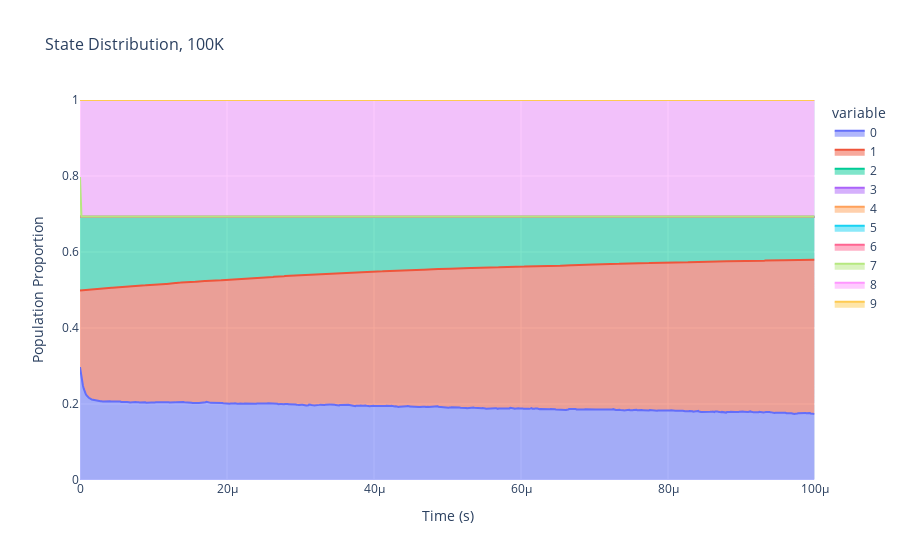

Here is the notebook cell this chart was saved with:
### Code cell
kmc_boltz.plot_top_n_states_stacked(
    n_show = -1,
    max_time=0.0001, 
    title="State Distribution, {}K".format(T_kelvin),
    xlabel="Time (s)",
    ylabel="Population Proportion", 
    save=True, 
    show=True,
    save_name="./plots/Pt4H2_stacked_{}_top{}.png".format(T_kelvin, -1)
)

### Figure 1 — Plotly figure (JSON) as saved in the notebook; plotly's stock layout.template omitted (floating-point values rounded to 4 significant figures; data arrays with more than 128 entries replaced by an {"elided": "..."} marker saying what was removed)
{"data": [{"fillpattern": {"shape": ""}, "hovertemplate": "variable=0<br>x=%{x}<br>value=%{y}<extra></extra>", "legendgroup": "0", "line": {"color": "#636efa"}, "marker": {"symbol": "circle"}, "mode": "lines", "name": "0", "orientation": "v", "showlegend": true, "stackgroup": "1", "type": "scatter", "x": {"elided": "1001 float values"}, "xaxis": "x", "y": {"elided": "1001 float values"}, "yaxis": "y"}, {"fillpattern": {"shape": ""}, "hovertemplate": "variable=1<br>x=%{x}<br>value=%{y}<extra></extra>", "legendgroup": "1", "line": {"color": "#EF553B"}, "marker": {"symbol": "circle"}, "mode": "lines", "name": "1", "orientation": "v", "showlegend": true, "stackgroup": "1", "type": "scatter", "x": {"elided": "1001 float values"}, "xaxis": "x", "y": {"elided": "1001 float values"}, "yaxis": "y"}, {"fillpattern": {"shape": ""}, "hovertemplate": "variable=2<br>x=%{x}<br>value=%{y}<extra></extra>", "legendgroup": "2", "line": {"color": "#00cc96"}, "marker": {"symbol": "circle"}, "mode": "lines", "name": "2", "orientation": "v", "showlegend": true, "stackgroup": "1", "type": "scatter", "x": {"elided": "1001 float values"}, "xaxis": "x", "y": {"elided": "1001 float values"}, "yaxis": "y"}, {"fillpattern": {"shape": ""}, "hovertemplate": "variable=3<br>x=%{x}<br>value=%{y}<extra></extra>", "legendgroup": "3", "line": {"color": "#ab63fa"}, "marker": {"symbol": "circle"}, "mode": "lines", "name": "3", "orientation": "v", "showlegend": true, "stackgroup": "1", "type": "scatter", "x": {"elided": "1001 float values"}, "xaxis": "x", "y": {"elided": "1001 int values"}, "yaxis": "y"}, {"fillpattern": {"shape": ""}, "hovertemplate": "variable=4<br>x=%{x}<br>value=%{y}<extra></extra>", "legendgroup": "4", "line": {"color": "#FFA15A"}, "marker": {"symbol": "circle"}, "mode": "lines", "name": "4", "orientation": "v", "showlegend": true, "stackgroup": "1", "type": "scatter", "x": {"elided": "1001 float values"}, "xaxis": "x", "y": {"elided": "1001 int values"}, "yaxis": "y"}, {"fillpattern": {"shape": ""}, "hovertemplate": "variable=5<br>x=%{x}<br>value=%{y}<extra></extra>", "legendgroup": "5", "line": {"color": "#19d3f3"}, "marker": {"symbol": "circle"}, "mode": "lines", "name": "5", "orientation": "v", "showlegend": true, "stackgroup": "1", "type": "scatter", "x": {"elided": "1001 float values"}, "xaxis": "x", "y": {"elided": "1001 float values"}, "yaxis": "y"}, {"fillpattern": {"shape": ""}, "hovertemplate": "variable=6<br>x=%{x}<br>value=%{y}<extra></extra>", "legendgroup": "6", "line": {"color": "#FF6692"}, "marker": {"symbol": "circle"}, "mode": "lines", "name": "6", "orientation": "v", "showlegend": true, "stackgroup": "1", "type": "scatter", "x": {"elided": "1001 float values"}, "xaxis": "x", "y": {"elided": "1001 int values"}, "yaxis": "y"}, {"fillpattern": {"shape": ""}, "hovertemplate": "variable=7<br>x=%{x}<br>value=%{y}<extra></extra>", "legendgroup": "7", "line": {"color": "#B6E880"}, "marker": {"symbol": "circle"}, "mode": "lines", "name": "7", "orientation": "v", "showlegend": true, "stackgroup": "1", "type": "scatter", "x": {"elided": "1001 float values"}, "xaxis": "x", "y": {"elided": "1001 float values"}, "yaxis": "y"}, {"fillpattern": {"shape": ""}, "hovertemplate": "variable=8<br>x=%{x}<br>value=%{y}<extra></extra>", "legendgroup": "8", "line": {"color": "#FF97FF"}, "marker": {"symbol": "circle"}, "mode": "lines", "name": "8", "orientation": "v", "showlegend": true, "stackgroup": "1", "type": "scatter", "x": {"elided": "1001 float values"}, "xaxis": "x", "y": {"elided": "1001 float values"}, "yaxis": "y"}, {"fillpattern": {"shape": ""}, "hovertemplate": "variable=9<br>x=%{x}<br>value=%{y}<extra></extra>", "legendgroup": "9", "line": {"color": "#FECB52"}, "marker": {"symbol": "circle"}, "mode": "lines", "name": "9", "orientation": "v", "showlegend": true, "stackgroup": "1", "type": "scatter", "x": {"elided": "1001 float values"}, "xaxis": "x", "y": {"elided": "1001 int values"}, "yaxis": "y"}], "layout": {"legend": {"title": {"text": "variable"}, "tracegroupgap": 0}, "showlegend": true, "title": {"font": {"size": 16}, "text": "State Distribution, 100K"}, "xaxis": {"anchor": "y", "domain": [0, 1], "range": [0, 0.0001], "title": {"font": {"size": 14}, "text": "Time (s)"}}, "yaxis": {"anchor": "x", "domain": [0, 1], "range": [0, 1], "title": {"font": {"size": 14}, "text": "Population Proportion"}}}}
